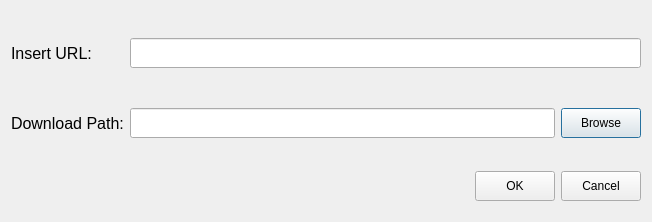
<?xml version="1.0" encoding="UTF-8"?>
<ui version="4.0">
 <class>Dialog</class>
 <widget class="QDialog" name="Dialog">
  <property name="geometry">
   <rect>
    <x>0</x>
    <y>0</y>
    <width>652</width>
    <height>222</height>
   </rect>
  </property>
  <property name="windowTitle">
   <string>Dialog</string>
  </property>
  <layout class="QGridLayout" name="gridLayout_3">
   <item row="0" column="0">
    <layout class="QGridLayout" name="gridLayout">
     <item row="1" column="1">
      <widget class="QLineEdit" name="lineEdit_2">
       <property name="minimumSize">
        <size>
         <width>0</width>
         <height>30</height>
        </size>
       </property>
      </widget>
     </item>
     <item row="0" column="0">
      <widget class="QLabel" name="label">
       <property name="minimumSize">
        <size>
         <width>0</width>
         <height>64</height>
        </size>
       </property>
       <property name="font">
        <font>
         <pointsize>12</pointsize>
        </font>
       </property>
       <property name="text">
        <string>Insert URL:</string>
       </property>
      </widget>
     </item>
     <item row="1" column="0">
      <widget class="QLabel" name="label_2">
       <property name="minimumSize">
        <size>
         <width>0</width>
         <height>64</height>
        </size>
       </property>
       <property name="font">
        <font>
         <pointsize>12</pointsize>
        </font>
       </property>
       <property name="text">
        <string>Download Path:</string>
       </property>
      </widget>
     </item>
     <item row="1" column="2">
      <widget class="QPushButton" name="pushButton_3">
       <property name="minimumSize">
        <size>
         <width>0</width>
         <height>30</height>
        </size>
       </property>
       <property name="text">
        <string>Browse</string>
       </property>
      </widget>
     </item>
     <item row="0" column="1" colspan="2">
      <widget class="QLineEdit" name="lineEdit">
       <property name="minimumSize">
        <size>
         <width>0</width>
         <height>30</height>
        </size>
       </property>
       <property name="text">
        <string/>
       </property>
      </widget>
     </item>
    </layout>
   </item>
   <item row="1" column="0">
    <layout class="QHBoxLayout" name="horizontalLayout">
     <item>
      <spacer name="horizontalSpacer">
       <property name="orientation">
        <enum>Qt::Orientation::Horizontal</enum>
       </property>
       <property name="sizeHint" stdset="0">
        <size>
         <width>40</width>
         <height>20</height>
        </size>
       </property>
      </spacer>
     </item>
     <item>
      <widget class="QPushButton" name="pushButton">
       <property name="minimumSize">
        <size>
         <width>0</width>
         <height>30</height>
        </size>
       </property>
       <property name="text">
        <string>OK</string>
       </property>
      </widget>
     </item>
     <item>
      <widget class="QPushButton" name="pushButton_2">
       <property name="minimumSize">
        <size>
         <width>0</width>
         <height>30</height>
        </size>
       </property>
       <property name="text">
        <string>Cancel</string>
       </property>
      </widget>
     </item>
    </layout>
   </item>
  </layout>
 </widget>
 <resources/>
 <connections/>
</ui>
